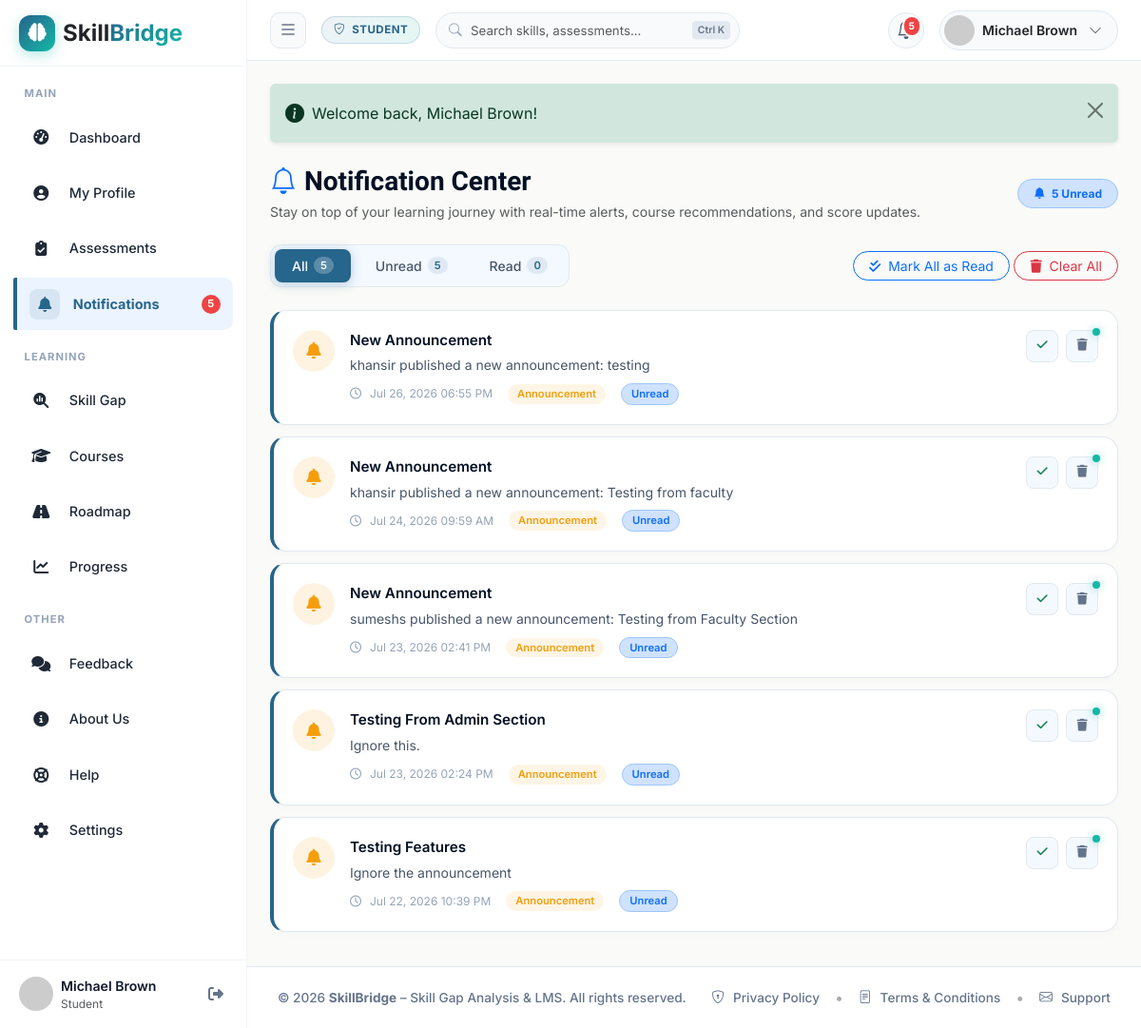
The page /student/notification.php (signed in) on the database its author committed.
### tables this page shows
CREATE TABLE `notifications` (
  `id` int(11) NOT NULL,
  `user_id` int(11) NOT NULL,
  `title` varchar(150) NOT NULL,
  `message` text NOT NULL,
  `link` varchar(255) DEFAULT '#',
  `is_read` tinyint(1) NOT NULL DEFAULT 0,
  `type` varchar(50) DEFAULT 'system',
  `announcement_id` int(11) DEFAULT NULL,
  `created_by_user_id` int(11) DEFAULT NULL,
  `created_by_role` varchar(50) DEFAULT NULL,
  `created_at` datetime DEFAULT current_timestamp()
);

### config/database.php (called while the page is built, shortened)
<?php
class Database {
    private static ?Database $instance = null;
    private ?PDO $pdo = null;
    private function __construct() {
        try {
            $dsn = "mysql:host=" . DB_HOST . ";port=" . DB_PORT . ";dbname=" . DB_NAME . ";charset=utf8mb4";
            $options = [
                PDO::ATTR_ERRMODE            => PDO::ERRMODE_EXCEPTION,
                PDO::ATTR_DEFAULT_FETCH_MODE => PDO::FETCH_ASSOC,
                PDO::ATTR_EMULATE_PREPARES   => false,
            ];
            $this->pdo = new PDO($dsn, DB_USER, DB_PASS, $options);
        } catch (PDOException $e) {
            die("<div style='font-family:sans-serif; padding:20px; background:#fee2e2; color:#991b1b; border:1px solid #f87171; border-radius:8px; margin:20px;'>
                <h2>Database Connection Error</h2>
                <p>Unable to connect to MySQL database <strong>" . DB_NAME . "</strong>.</p>
                <p><strong>Error Message:</strong> " . htmlspecialchars($e->getMessage()) . "</p>
                <hr>
                <p><em>Please make sure MySQL is running in XAMPP and you have imported <code>sql/skillbridge_db.sql</code>.</em></p>
            </div>");
        }
    }
    public static function getInstance(): Database {
        if (self::$instance === null) {
            self::$instance = new Database();
        }
        return self::$instance;
    }
    public function query(string $sql, array $params = []): PDOStatement {
        $stmt = $this->pdo->prepare($sql);
        $stmt->execute($params);
        return $stmt;
    }
    public function fetch(string $sql, array $params = []): ?array {
        $stmt = $this->query($sql, $params);
        $result = $stmt->fetch();
        return $result !== false ? $result : null;
    }
    public function fetchAll(string $sql, array $params = []): array {
        $stmt = $this->query($sql, $params);
        return $stmt->fetchAll();
    }
}

### includes/functions.php (called while the page is built, shortened)
<?php
require_once __DIR__ . '/../config/database.php';
function get_unread_notifications_count(int $userId): int {
    $db = Database::getInstance();
    $row = $db->fetch("SELECT COUNT(*) as cnt FROM notifications WHERE user_id = ? AND is_read = 0", [$userId]);
    return (int)($row['cnt'] ?? 0);
}
function get_user_notifications(int $userId, int $limit = 5): array {
    $db = Database::getInstance();
    return $db->fetchAll("SELECT * FROM notifications WHERE user_id = ? ORDER BY created_at DESC, id DESC LIMIT $limit", [$userId]);
}
function format_date(?string $datetime, string $format = 'M d, Y h:i A'): string {
    return date($format, strtotime($datetime));
}

### student/notification.php (the view, shortened to what this page needs)
<?php
require_once __DIR__ . '/../config/database.php';
require_once __DIR__ . '/../includes/functions.php';
$userId = $_SESSION['user_id'];
$db = Database::getInstance();
$notifications = $db->fetchAll(
    "SELECT * FROM notifications WHERE user_id = ? ORDER BY created_at DESC, id DESC",
    [$userId]
);
$countAll = count($notifications);
$countUnread = 0;
$countRead = 0;
foreach ($notifications as $n) {
    if ((int)$n['is_read'] === 1) {
        $countRead++;
    } else {
        $countUnread++;
    }
}
include __DIR__ . '/../includes/header.php';
?>
<div class="d-flex flex-column flex-md-row justify-content-between align-items-md-center gap-3 mb-4">
    <div>
        <h3 class="fw-bold mb-1"><i class="bi bi-bell text-primary me-2"></i>Notification Center</h3>
        <p class="text-muted small mb-0">Stay on top of your learning journey with real-time alerts, course recommendations, and score updates.</p>
    </div>
    <div>
        <span class="badge bg-primary-subtle text-primary border border-primary-subtle rounded-pill px-3 py-2 fw-bold" id="unreadBadgeHeader">
            <i class="bi bi-bell-fill me-1"></i> <span id="unreadCountNum"><?= $countUnread ?></span> Unread
        </span>
    </div>
</div>
<div class="notif-page-header">
    <div class="notif-filter-tabs" role="tablist">
        <button class="notif-filter-tab active" id="tab-all" onclick="filterNotifTab('all')" role="tab">
            All <span class="tab-count" id="count-all"><?= $countAll ?></span>
        </button>
        <button class="notif-filter-tab" id="tab-unread" onclick="filterNotifTab('unread')" role="tab">
            Unread <span class="tab-count" id="count-unread"><?= $countUnread ?></span>
        </button>
        <button class="notif-filter-tab" id="tab-read" onclick="filterNotifTab('read')" role="tab">
            Read <span class="tab-count" id="count-read"><?= $countRead ?></span>
        </button>
    </div>
    <div class="notif-action-btns">
        <button class="btn btn-outline-primary btn-sm rounded-pill px-3" onclick="markAllNotificationsReadPage()">
            <i class="fa-solid fa-check-double me-1"></i> Mark All as Read
        </button>
        <button class="btn btn-outline-danger btn-sm rounded-pill px-3" onclick="clearAllNotificationsPage()">
            <i class="fa-solid fa-trash me-1"></i> Clear All
        </button>
    </div>
</div>
<div id="notifications-section">
    <?php if (empty($notifications)): ?>
        <div class="notif-empty-state visible card border-0 shadow-sm rounded-4 p-5 text-center my-4 bg-white">
            <div class="empty-icon-ring mx-auto mb-3" style="width: 80px; height: 80px; font-size: 2.2rem;">🔔</div>
            <h4 class="fw-bold text-dark mb-2">All caught up!</h4>
            <p class="text-muted small mb-4 mx-auto" style="max-width: 400px;">You have no notifications right now. Keep learning and we will alert you of score updates, achievements, and course recommendations.</p>
            <div>
                <a href="<?= BASE_URL ?>student/dashboard.php" class="btn btn-primary bg-gradient-primary border-0 rounded-pill px-4">
                    <i class="fa-solid fa-gauge-high me-1"></i> Back to Dashboard
                </a>
            </div>
        </div>
    <?php else: ?>
        <?php foreach ($notifications as $n):
            $isRead = (int)$n['is_read'] === 1;
            $type = $n['type'] ?? 'assessment';
            $iconClass = match($type) {
                'assessment' => 'fa-solid fa-circle-check',
                'recommendation' => 'fa-solid fa-graduation-cap',
                'skill' => 'fa-solid fa-chart-line',
                default => 'fa-solid fa-bell'
            };
            $typeColor = match($type) {
                'assessment' => 'success',
                'recommendation' => 'primary',
                'skill' => 'accent',
                default => 'warning'
            };
            $tagClass = match($type) {
                'assessment' => 'tag-assessment',
                'recommendation' => 'tag-course',
                'skill' => 'tag-skill',
                default => 'tag-reminder'
            };
        ?>
            <?php
                $isAnnouncement = ($type === 'announcement');
                $notifUrl = $isAnnouncement ? '#' : BASE_URL . "api/notifications_action.php?action=open&id={$n['id']}";
            ?>
            <div class="notif-card <?= $isRead ? '' : 'unread' ?> <?= !$isAnnouncement ? 'clickable-notif' : '' ?>"
                 id="notif-card-<?= $n['id'] ?>"
                 data-read="<?= $isRead ? '1' : '0' ?>"
                 <?= !$isAnnouncement ? 'onclick="window.location.href=\'' . $notifUrl . '\'"' : '' ?>>
                <div class="notif-card-icon <?= $typeColor ?>">
                    <i class="<?= $iconClass ?>"></i>
                </div>
                <div class="notif-card-body">
                    <div class="notif-card-title"><?= htmlspecialchars($n['title']) ?></div>
                    <div class="notif-card-desc"><?= htmlspecialchars($n['message']) ?></div>
                    <div class="notif-card-meta">
                        <span class="notif-card-time">
                            <i class="fa-regular fa-clock me-1"></i> <?= format_date($n['created_at']) ?>
                        </span>
                        <span class="notif-card-tag <?= $tagClass ?>"><?= ucfirst($type) ?></span>
                        <?php if (!$isRead): ?>
                            <span class="notif-card-tag bg-primary-subtle text-primary border border-primary-subtle">Unread</span>
                        <?php endif; ?>
                    </div>
                </div>
                <div class="notif-card-actions" onclick="event.stopPropagation();">
                    <?php if (!$isRead): ?>
                        <button class="notif-action-btn text-success" title="Mark as Read" onclick="markSingleNotifRead(<?= $n['id'] ?>)">
                            <i class="fa-solid fa-check"></i>
                        </button>
                    <?php endif; ?>
                    <button class="notif-action-btn delete" title="Delete" onclick="deleteSingleNotif(<?= $n['id'] ?>)">
                        <i class="fa-solid fa-trash"></i>
                    </button>
                </div>
            </div>
        <?php endforeach; ?>
    <?php endif; ?>
</div>
<?php include __DIR__ . '/../includes/footer.php'; ?>

### rows shown on the page
notifications: title "New Announcement", message "khansir published a new announcement: testing", created_at "Jul 26, 2026 06:55 PM", type "Announcement", is_read "Unread"
notifications: title "New Announcement", message "khansir published a new announcement: Testing from faculty", created_at "Jul 24, 2026 09:59 AM", type "Announcement", is_read "Unread"
notifications: title "New Announcement", message "sumeshs published a new announcement: Testing from Faculty Section", created_at "Jul 23, 2026 02:41 PM", type "Announcement", is_read "Unread"
notifications: title "Testing From Admin Section", message "Ignore this.", created_at "Jul 23, 2026 02:24 PM", type "Announcement", is_read "Unread"
notifications: title "Testing Features", message "Ignore the announcement", created_at "Jul 22, 2026 10:39 PM", type "Announcement", is_read "Unread"

### other values the page prints
$unreadNotifCount "5"
$sidebarUserName "Michael Brown"
$sidebarSubTitle "Student"
$userRole "STUDENT"
$unreadCount "5"
$fullName "Michael Brown"
$flash['message'] "Welcome back, Michael Brown!"
$countUnread "5"
$countAll "5"
$countRead "0"
